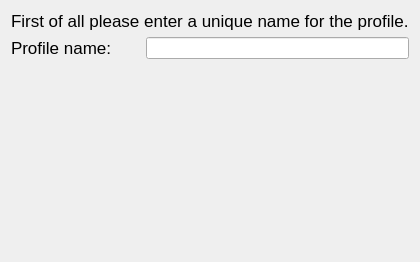
     <widget class="QWidget" name="wizardPage_2">
      <layout class="QGridLayout" name="gridLayout_3">
       <item row="2" column="1">
        <spacer name="verticalSpacer">
         <property name="orientation">
          <enum>Qt::Orientation::Vertical</enum>
         </property>
         <property name="sizeHint" stdset="0">
          <size>
           <width>20</width>
           <height>192</height>
          </size>
         </property>
        </spacer>
       </item>
       <item row="1" column="0">
        <widget class="QLabel" name="profileNameLabel">
         <property name="maximumSize">
          <size>
           <width>150</width>
           <height>16777215</height>
          </size>
         </property>
         <property name="font">
          <font>
           <pointsize>13</pointsize>
          </font>
         </property>
         <property name="text">
          <string>Profile name:</string>
         </property>
        </widget>
       </item>
       <item row="0" column="0" colspan="3">
        <widget class="QLabel" name="descriptionsLabel">
         <property name="font">
          <font>
           <pointsize>13</pointsize>
           <italic>false</italic>
           <bold>false</bold>
          </font>
         </property>
         <property name="text">
          <string>First of all please enter a unique name for the profile.</string>
         </property>
        </widget>
       </item>
       <item row="1" column="1" colspan="2">
        <widget class="QLineEdit" name="profileNameLineEdit"/>
       </item>
      </layout>
     </widget>
